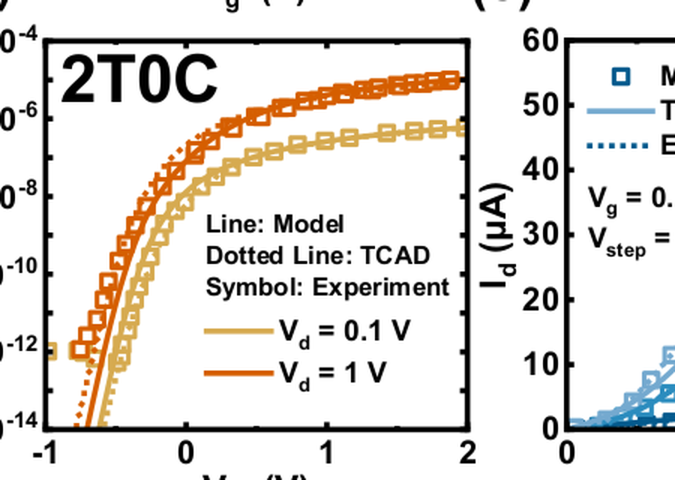
#> input picture experiments/spice_2t0c_v1/data/fig5d_final_3x.png, 1350 x 960 px, found by its file name (shown at 1/2 size); its folder holds 6 pictures in this run
$ python _digitize_curves.py
#> lines starting #> are read from the running program, lines starting #| are printed output that depends on the picture; after the words box and inside, x2 and y2 are one past the last pixel; in counts of white or black regions, pixels touching at a corner belong together; long printed decimals are rounded
"""Digitize Fig 5(d) Id-Vg and Fig 5(e) Id-Vd using the precise plot boxes we found.

Fig 5(d) 3x PNG: 1350 x 960
  Plot box (axes): x in [95, 1129] (px), y in [86, 855]  (top, bot horizontal axis lines)
  data: x: Vg -1..2  (3 V span), y: log Id 10^-4..10^-14 (10 decades, log scale, axis inverted)

Fig 5(e) 3x PNG: 1410 x 960
  Plot box: x in [749, 1018] (left, right axis), y in [84, 855]
  data: x: Vd 0..3 (3 V span), y: Id 0..60 uA (linear, axis inverted)
"""
from PIL import Image
import numpy as np
import os, csv

d = r'E:\BaiduSyncdisk\study\PAPER\DAC 2026\MATspice\experiments\spice_2t0c_v1\data'

# Plot box parameters
# (left_px, right_px, top_px, bot_px)
box_d = (95, 1129, 86, 855)   # fig5d
box_e = (749, 1018, 84, 855)  # fig5e

# Color targets for the two curves in each plot
# Fig 5(d): dark orange (#E37222) for Vd=1V, light yellow (#E5C575) for Vd=0.1V
# Fig 5(e): three shades of blue. The top curve (Vg=2V) is the darkest.

def load_rgb(name):
#> called with name = 'fig5d_final_3x.png'
    p = os.path.join(d, name)
    im = Image.open(p)
#> im is the input picture: PIL image 1350x960 RGB; mean R, G, B 226.6, 222.6, 218
    return np.array(im.convert('RGB')).astype(int)

def find_color_curve(arr, box, target_rgb, tol=40, min_pixels=2):
    """Return (x_px, y_px) per column along the curve, finding the densest
    cluster of pixels whose color is close to target_rgb."""
    L, R, T, B = box
    region = arr[T:B+1, L:R+1]   # shape (h, w, 3)
    H, W, _ = region.shape
    diff = np.abs(region - np.array(target_rgb)).sum(axis=2)
    mask = diff < tol
    # for each column, find the mean y of matching pixels
    out_x, out_y = [], []
    for x in range(W):
        ys = np.where(mask[:, x])[0]
        if len(ys) >= min_pixels:
            # take median y
            out_x.append(x)
            out_y.append(int(np.median(ys)))
    return np.array(out_x), np.array(out_y)

# ---- Fig 5(d) ----
arr_d = load_rgb('fig5d_final_3x.png')
print('arr_d shape', arr_d.shape)
#| arr_d shape (960, 1350, 3)

# Try to identify the orange (Vd=1V) and tan (Vd=0.1V) curve colors.
# Sample from a known data region.
def sample(arr, box, x_in, y_in, k=5):
    L, R, T, B = box
    px = arr[T + y_in - k:T + y_in + k + 1, L + x_in - k:L + x_in + k + 1]
    return px.reshape(-1, 3).mean(axis=0)

# We will sweep the plot for both colors. Inspect a few sample points first.
print('sample at Id-Vg dark orange, near top right (curve, Vd=1V, Vg~1.8):',
      sample(arr_d, box_d, 950, 110))
#| sample at Id-Vg dark orange, near top right (curve, Vd=1V, Vg~1.8): [234.289 234.289 234.289]
print('sample at Id-Vg tan (Vd=0.1V, Vg~1.8):', sample(arr_d, box_d, 950, 230))
#| sample at Id-Vg tan (Vd=0.1V, Vg~1.8): [255. 255. 255.]
print('sample at empty area (background):', sample(arr_d, box_d, 200, 500))
#| sample at empty area (background): [230.694 204.694 151.339]

# The dark orange of the Vd=1V curve. Estimated rgb ~ (220, 110, 35).
# The tan/light yellow of the Vd=0.1V curve. Estimated rgb ~ (220, 190, 120).
TARGETS_D = {
    'Vd=1V':  (220, 110, 35),
    'Vd=0.1V':(220, 190, 120),
}

results_d = {}
for label, tgt in TARGETS_D.items():
    x_px, y_px = find_color_curve(arr_d, box_d, tgt, tol=60, min_pixels=1)
    print(f'  {label}: {len(x_px)} cols, x_px range {x_px.min() if len(x_px) else "-"}..{x_px.max() if len(x_px) else "-"}')
    results_d[label] = (x_px, y_px)
#> this loop made 2 passes
#|   Vd=1V: 780 cols, x_px range 45..824
#|   Vd=0.1V: 808 cols, x_px range 3..833
#> pass 1, in find_color_curve, `region = arr[T:B+1, L:R+1]`:
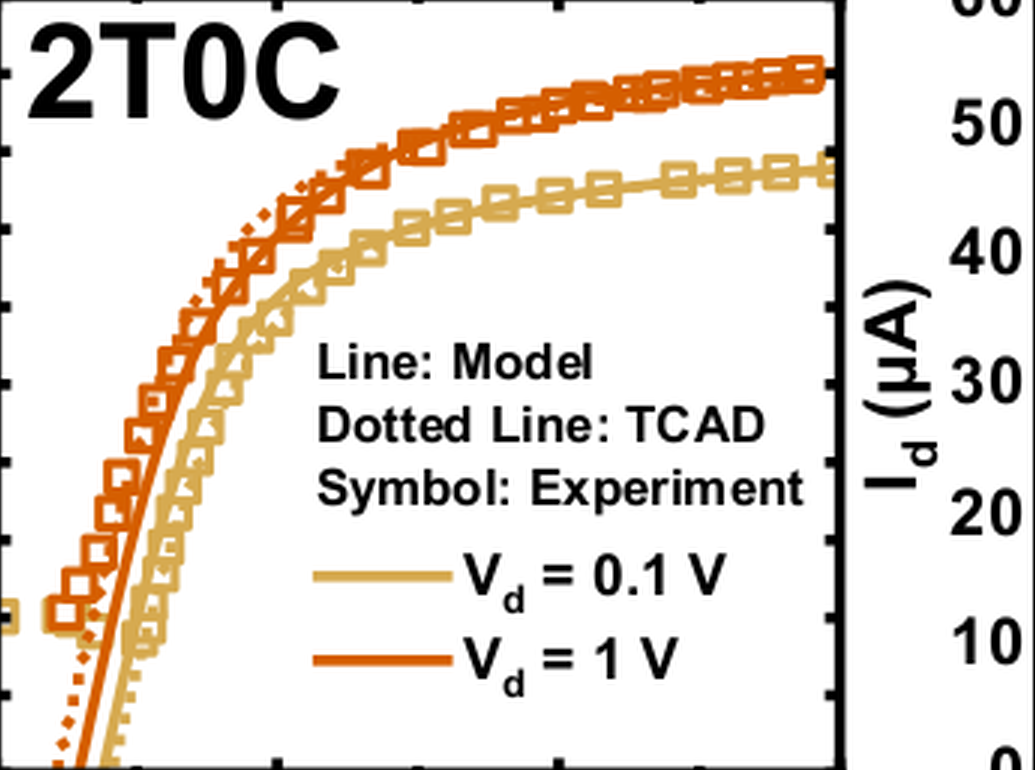
#> region: shape (770, 1035, 3) int64; mean R, G, B 229.7, 221.9, 213.6
#> pass 1, in find_color_curve, `diff = np.abs(region - np.array(target_rgb)).sum(axis=2)`:
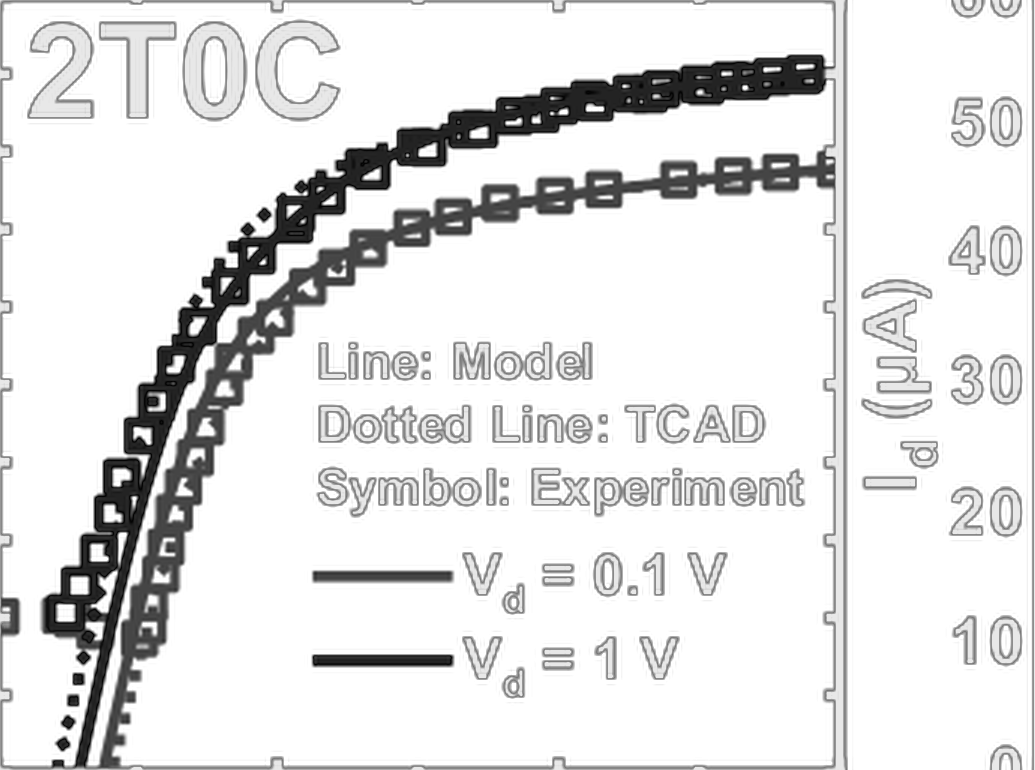
#> diff: shape (770, 1035) int64; min 2, max 400, mean 355.8; drawn with min black and max white
#> pass 1, in find_color_curve, `mask = diff < tol`:
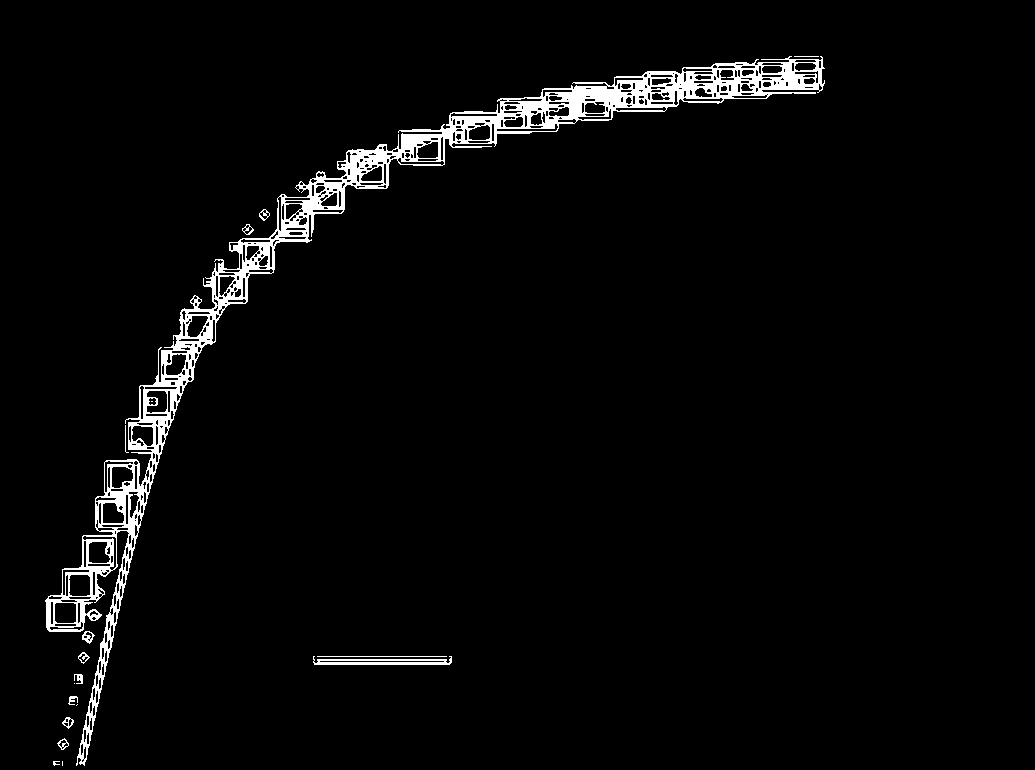
#> mask: shape (770, 1035) bool; 3.1% white; 18 white regions (4 under 20 px), largest, box (x1, y1, x2, y2) and area: (45, 56, 825, 766) 23690, (313, 656, 452, 665) 694, (317, 656, 447, 657) 130
#> pass 2, in find_color_curve (call 2), `diff = np.abs(region - np.array(target_rgb)).sum(axis=2)`:
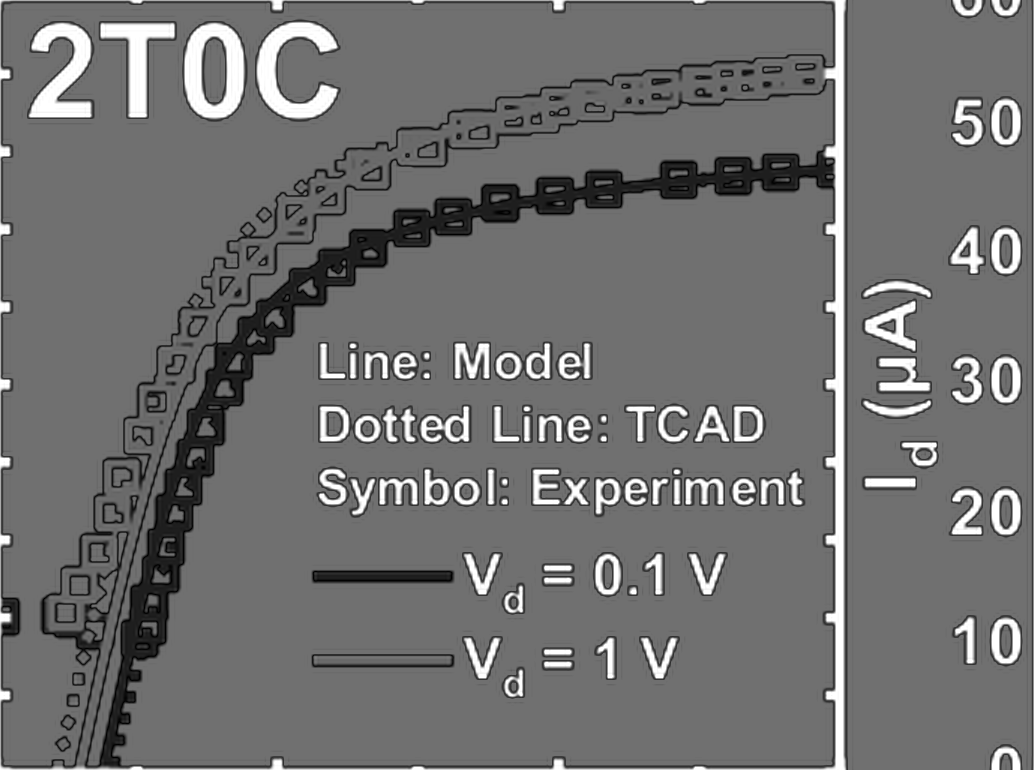
#> diff: shape (770, 1035) int64; min 3, max 530, mean 235.8; drawn with min black and max white
#> after the loop, results_d = 2 items

# Map to data: x_data = -1 + (x_px / (R-L)) * 3
# y_data (log10 Id): top axis (T) = -4, bot (B) = -14
# Id = 10^(-4 + (y_px / (B-T)) * (-10)) = 10^(-4 - 10*y_px/(B-T))
def px_to_vg(x_px, box):
    L, R, T, B = box
    return -1.0 + (x_px / (R - L)) * 3.0
def px_to_logId(y_px, box):
    L, R, T, B = box
    return -4.0 + (y_px / (B - T)) * (-10.0)

print()
print('=== Fig 5(d) Id-Vg digitized ===')
for label, (xp, yp) in results_d.items():
    vg = px_to_vg(xp, box_d)
    logId = px_to_logId(yp, box_d)
    Id = 10**logId
    print(f'  {label}: n={len(vg)}, Vg in [{vg.min():.2f},{vg.max():.2f}], Id in [{Id.min():.2e},{Id.max():.2e}]')
    # print every 5th point
    for k in range(0, len(vg), 5):
        print(f'    {vg[k]:6.3f}  {Id[k]:11.3e}')
#> this loop made 2 passes
#> label on passes 1 to 2: 'Vd=1V', 'Vd=0.1V'
#> (printed output is left out)

# ---- Fig 5(e) ----
arr_e = load_rgb('fig5e_final_3x.png')
#> call 2 of load_rgb, with name = 'fig5e_final_3x.png'
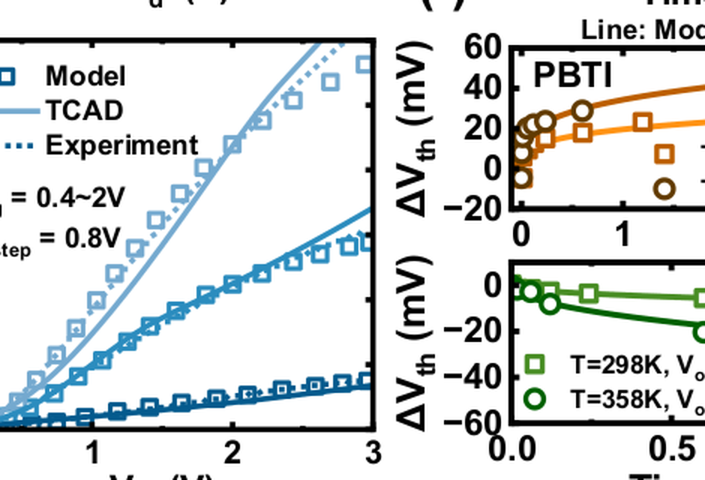
#> input picture experiments/spice_2t0c_v1/data/fig5e_final_3x.png, 1410 x 960 px, found by its file name (shown at 1/2 size)
#> in load_rgb, im is the input picture: PIL image 1410x960 RGB; mean R, G, B 216.9, 220.7, 220.9
print()
print('arr_e shape', arr_e.shape)
# Sample colors at top (Vg=2V) and middle (Vg=1.2V) and bottom (Vg=0.4V)
# Top curve ~ Vg=2V is the darkest blue, bottom is lightest
# Try to read the colors at known points
print('sample at Id-Vd Vg=2V (top), Vd~2.0:', sample(arr_e, box_e, 200, 100))
print('sample at Id-Vd Vg=1.2V (mid), Vd~1.0:', sample(arr_e, box_e, 100, 250))
print('sample at Id-Vd Vg=0.4V (low), Vd~1.0:', sample(arr_e, box_e, 100, 500))

# In the 3x crop we see three curves. The top (Vg=2V) curve at Vd=2.0 is around x_px=200, y_px=100
# The mid (Vg=1.2V) is around y_px=300
# The low (Vg=0.4V) is around y_px=550
# All three are blue but with different brightness.

# Try to find each curve. We'll use distinct lightness thresholds.
# First, find "blue" pixels (B channel much larger than R, G).
def find_blue_curve(arr, box, b_min=130, b_minus_r_min=20, min_pixels=2):
#> called with box = (749, 1018, 84, 855), b_min = 130, b_minus_r_min = 10, min_pixels = 1
    L, R, T, B_ = box
    region = arr[T:B_+1, L:R+1]
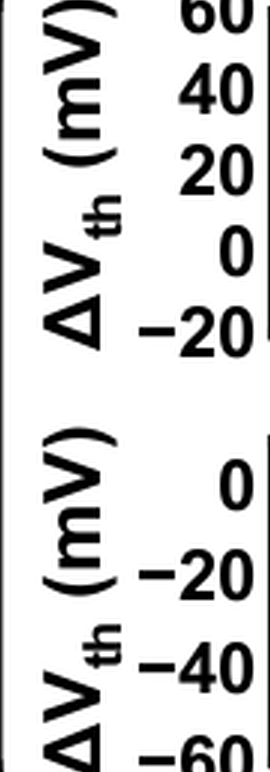
#> region: shape (772, 270, 3) int64; min 0, max 255, mean 211.8
    H, W, _ = region.shape
#> H = 772; W = 270
    r, g, b = region[..., 0], region[..., 1], region[..., 2]
    mask = (b > b_min) & ((b - r) > b_minus_r_min) & ((b - g) > b_minus_r_min)
#> mask: shape (772, 270) bool; every value is 0
    out_x, out_y = [], []
    for x in range(W):
        ys = np.where(mask[:, x])[0]
        if len(ys) >= min_pixels:
            out_x.append(x)
            out_y.append(int(np.median(ys)))
#> after the loop, out_x = []; out_y = []
    return np.array(out_x), np.array(out_y)

# Lightest blue (Vg=0.4V) — typically b channel just above 130
# Darkest blue (Vg=2V) — b channel near 200
xp_l, yp_l = find_blue_curve(arr_e, box_e, b_min=130, b_minus_r_min=10, min_pixels=1)
#> xp_l = empty array; yp_l = empty array
print('blue total:', len(xp_l), 'y range', yp_l.min() if len(yp_l) else '-', yp_l.max() if len(yp_l) else '-')

# Split into 3 curves by y position: bottom (highest Id), middle, top (lowest Id)
# Id axis: 0 at bottom (y=855), 60 at top (y=84). Larger y => smaller Id.
# So the smallest y corresponds to largest Id (Vg=2V).
# The three curves (Vg=2V, 1.2V, 0.4V) have monotonic y order at any Vd:
#   Vg=2V  -> smallest y  (highest Id)
#   Vg=1.2V -> middle y
#   Vg=0.4V -> largest y  (lowest Id)
# We can separate them by running clustering on y per column.
# Simpler: for each x, we expect at most 3 y values (the 3 curves). Sort them
# and take the smallest (Vg=2V), middle (Vg=1.2V), largest (Vg=0.4V).

def split_three_curves(xp, yp, max_gap=8):
    """At each x where all 3 curves are present, separate."""
#> called with xp = array of shape (0,), yp = array of shape (0,), max_gap = 4
    by_x = {}
    for x, y in zip(xp, yp):
        by_x.setdefault(x, []).append(y)
#> this loop made 0 passes
#> after the loop, by_x = 0 items
    out = {2.0: ([], []), 1.2: ([], []), 0.4: ([], [])}
    for x, ys in by_x.items():
        ys = sorted(set(ys))
        # cluster y values
        groups = [[ys[0]]]
        for v in ys[1:]:
            if v - groups[-1][-1] <= max_gap:
                groups[-1].append(v)
            else:
                groups.append([v])
        # take median of each group
        med = [int(np.median(g)) for g in groups]
        if len(med) >= 3:
            # assume sorted by y: smallest y = top curve = Vg=2V
            out[2.0][0].append(x); out[2.0][1].append(med[0])
            out[1.2][0].append(x); out[1.2][1].append(med[len(med)//2])
            out[0.4][0].append(x); out[0.4][1].append(med[-1])
    return out

curves_e = split_three_curves(xp_l, yp_l, max_gap=4)
#> curves_e = {2: ([], []), 1.2: ([], []), 0.4: ([], [])}
print()
print('=== Fig 5(e) Id-Vd digitized ===')
# Map to Vd / Id
def px_to_Vd(x_px, box):
    L, R, T, B = box
    return (x_px / (R - L)) * 3.0
def px_to_Id_uA(y_px, box):
    L, R, T, B = box
    # 60 at top (y=T), 0 at bottom (y=B)
    return 60.0 * (1 - (y_px - T) / (B - T))
for vg, (xp, yp) in curves_e.items():
    xp = np.array(xp); yp = np.array(yp)
    if len(xp) == 0:
        print(f'  Vg={vg}: empty')
        continue
    vd = px_to_Vd(xp, box_e)
    IuA = px_to_Id_uA(yp, box_e)
    print(f'  Vg={vg}: n={len(vd)}, Vd in [{vd.min():.2f},{vd.max():.2f}], Id in [{IuA.min():.2f},{IuA.max():.2f}] uA')
    for k in range(0, len(vd), 5):
        print(f'    Vd={vd[k]:6.3f}  Id={IuA[k]:8.3f} uA')
#> this loop made 3 passes
#> vg on passes 1 to 3: 2, 1.2, 0.4
